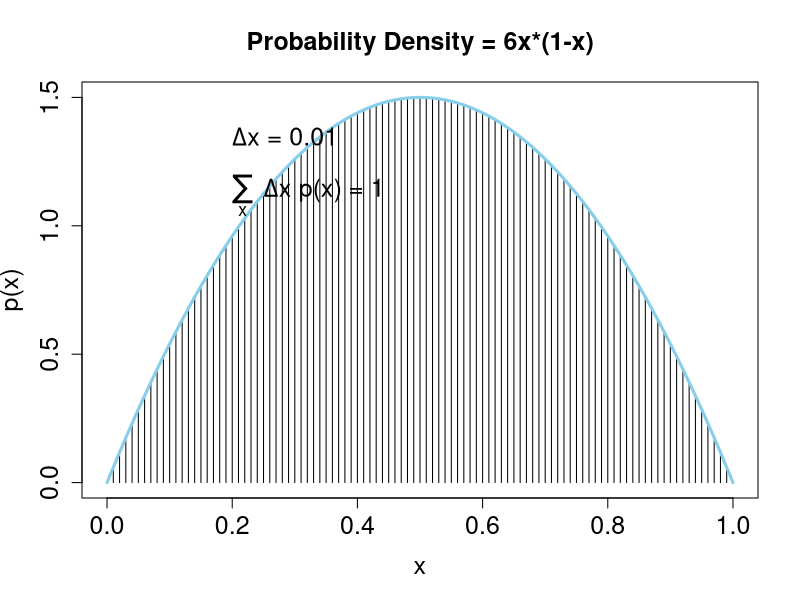

Generate this figure with R:
#------------------------------------------------------------------------------
# 180603 - Exercise 4.4
#------------------------------------------------------------------------------
#source("DBDA2E-utilities.R")

# Graph of normal probability density function, with comb of intervals.
meanval = 0.0               # Specify mean of distribution.
sdval = 0.2                 # Specify standard deviation of distribution.

#xlow  = meanval - 3.5*sdval # Specify low end of x-axis.
#xhigh = meanval + 3.5*sdval # Specify high end of x-axis.
xlow  = 0 # Specify low end of x-axis.
xhigh = 1 # Specify high end of x-axis.

#dx = sdval/10               # Specify interval width on x-axis
dx = 0.01               # Specify interval width on x-axis

# Specify comb of points along the x axis:
x = seq( from = xlow , to = xhigh , by = dx )

# Compute y values, i.e., probability density at each value of x:
#y = ( 1/(sdval*sqrt(2*pi)) ) * exp( -.5 * ((x-meanval)/sdval)^2 )
y = ( 6*x*(1-x) )

# Plot the function. "plot" draws the intervals. "lines" draws the bell curve.
#openGraph(width=7,height=5)
plot( x , y , type="h" , lwd=1 , cex.axis=1.5
	, xlab="x" , ylab="p(x)" , cex.lab=1.5 
	, main="Probability Density = 6x*(1-x)" , cex.main=1.5 )
lines( x , y , lwd=3 ,  col="skyblue" )

# Approximate the integral as the sum of width * height for each interval.
area = sum( dx * y )

# Display info in the graph.
text( meanval-sdval , .9*max(y) , bquote( paste(mu ," = " ,.(meanval)) )
      , adj=c(1,.5) , cex=1.5 )
text( meanval-sdval , .75*max(y) , bquote( paste(sigma ," = " ,.(sdval)) )
      , adj=c(1,.5) , cex=1.5 )
text( meanval+sdval , .9*max(y) , bquote( paste(Delta , "x = " ,.(dx)) )
      , adj=c(0,.5) , cex=1.5 )
text( meanval+sdval , .75*max(y) ,
      bquote(
        paste( sum(,x,) , " " , Delta , "x p(x) = " , .(signif(area,3)) )
      ) , adj=c(0,.5) , cex=1.5 )

# Save the plot to an EPS file.
#saveGraph( file = "IntegralOfDensity" , type="eps" )